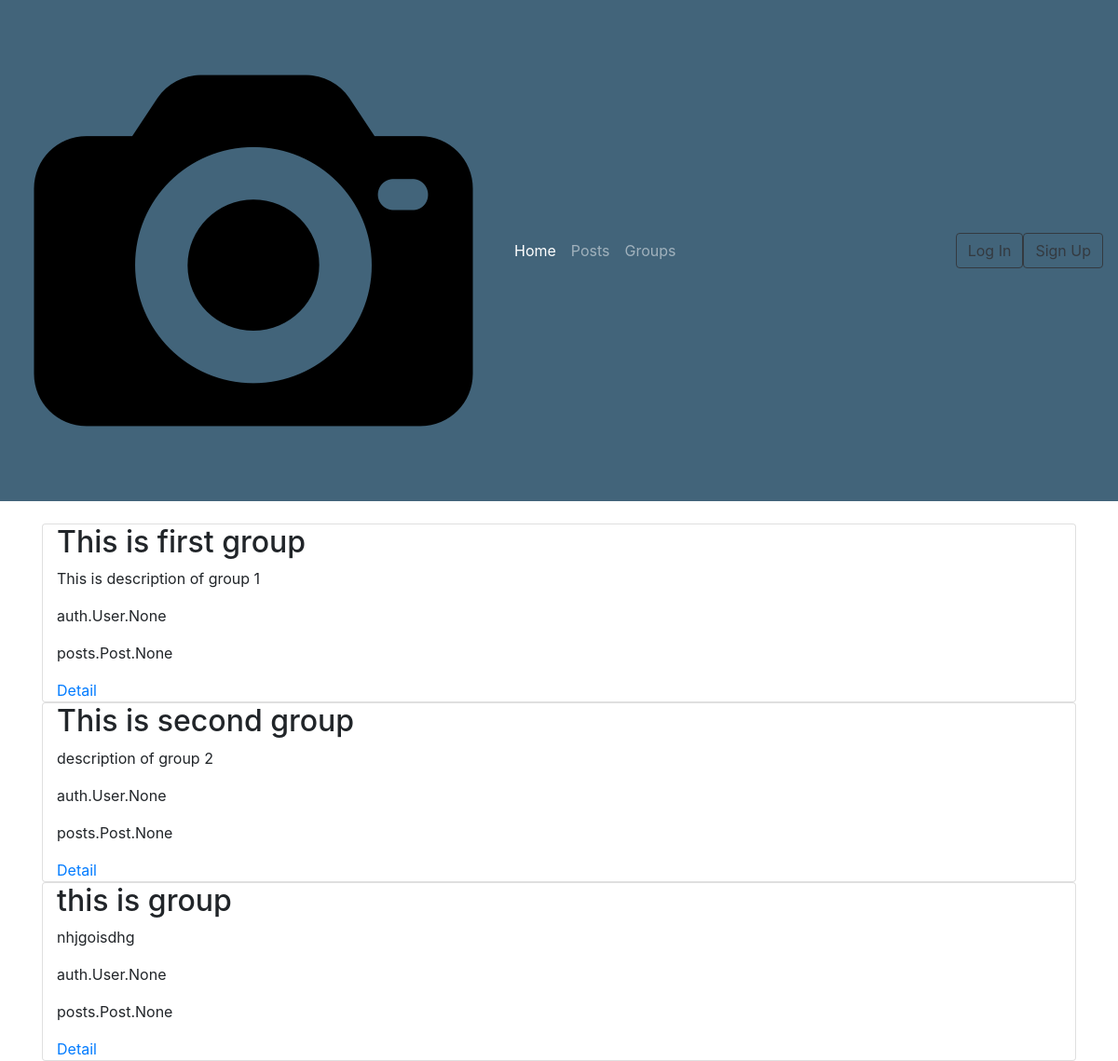
The page /groups/list/ on the database as committed earlier.
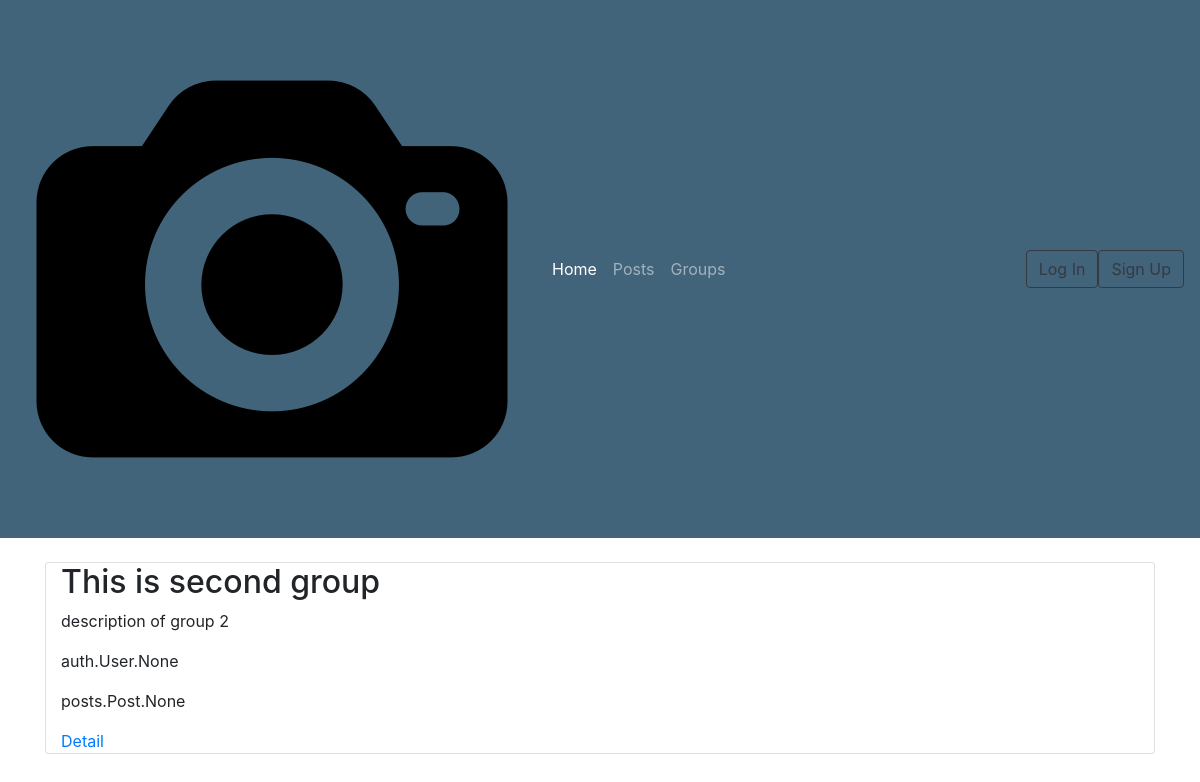
The same page on the database as committed later.
### groups/models.py (models this page shows, shortened)
class Group(models.Model):
    admin_of_group = models.ForeignKey(User, on_delete=models.CASCADE)
    name_of_group = models.CharField(unique=True, max_length=256)
    description_of_group = models.TextField(blank=True, default="This Group has not their destription yet")
    members = models.ManyToManyField(User, related_name='members', related_query_name='member', blank=True)
    posts_in_group = models.ManyToManyField(Post, blank=True)

### groups/views.py (the view)
# urls.py: path('list/', views.GroupListView.as_view(), name='list'),
class GroupListView(ListView):
    model = Group

### groups/templates/groups/group_list.html
{% extends 'base.html' %}
{% block conntent %}
{% for group in object_list %}
    <div class="container card">
        <h2>{{ group.name_of_group }}</h2>
        <p>{{ group.description_of_group }}</p>
        <p>{{ group.members }}</p>
        <p>{{ group.posts_in_group }}</p>
        <a href="{% url 'groups:detail' group.pk %}">Detail</a>
    </div>
{% endfor%}
{% endblock %}

Rows that differ between the two databases and show on the page:
removed Group: name_of_group "This is first group", description_of_group "This is description of group 1", members "auth.User.None", posts_in_group "posts.Post.None"
removed Group: name_of_group "this is group", description_of_group "nhjgoisdhg", members "auth.User.None", posts_in_group "posts.Post.None"
